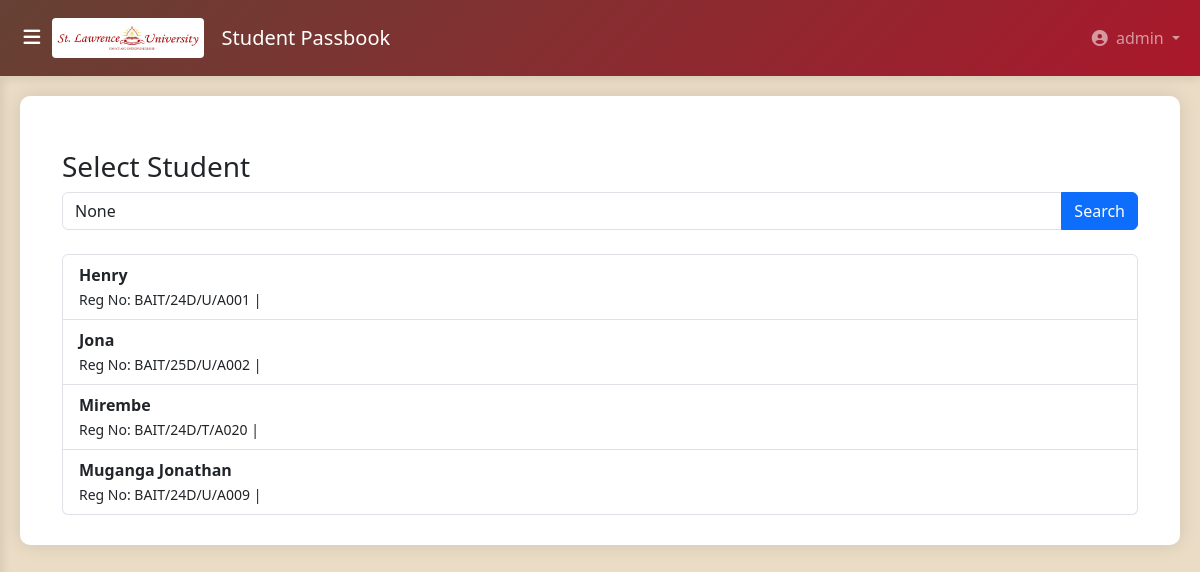
The page /passbook/student-course-works/ (signed in) on the database its author committed.
### accounts/models.py (models this page shows, shortened)
class User(AbstractUser):
    USER_TYPE_CHOICES = (
        ('sysadmin', 'System Administrator'),
        ('student', 'Student'),
        ('dean_of_students', 'Dean of Students'),
        ('finance_director', 'Finance Director'),
        ('academic_registrar', 'Academic Registrar'),
        ('head_of_department', 'Head of Department'),
        ('faculty_dean', 'Faculty Dean'),
        ('medical_officer', 'Medical Officer'),
        ('nche_officer', 'NCHE Officer'),
        ('lecturer', 'Lecturer'),  # Keep if needed
    )
    user_type = models.CharField(max_length=20, choices=USER_TYPE_CHOICES)
    phone_number = models.CharField(max_length=15, unique=True, blank=True, null=True)
    @property
    def is_sysadmin(self):
        return self.user_type == 'sysadmin'
    @property
    def is_student(self):
        return self.user_type == 'student'
    @property
    def is_dean_of_students(self):
        return self.user_type == 'dean_of_students'
    @property
    def is_finance_director(self):
        return self.user_type == 'finance_director'
    @property
    def is_academic_registrar(self):
        return self.user_type == 'academic_registrar'
    @property
    def is_head_of_department(self):
        return self.user_type == 'head_of_department'
    @property
    def is_medical_officer(self):
        return self.user_type == 'medical_officer'
    @property
    def is_nche_officer(self):
        return self.user_type == 'nche_officer'
    groups = models.ManyToManyField(
        'auth.Group',
        related_name="accounts_user_groups",
        blank=True,
    )
    user_permissions = models.ManyToManyField(
        'auth.Permission',
        related_name="accounts_user_permissions",
        blank=True,
    )

### pass_book/models.py (models this page shows, shortened)
class Student(models.Model):
    SESSION_CHOICES = [
        ('D', 'Day'),
        ('E', 'Evening'),
        ('W', 'Weekend'),
    ]
    id = models.UUIDField(primary_key=True, default=uuid.uuid4, editable=False)
    student_photo = models.ImageField(
        upload_to='student_photos/',
        blank=True,
        null=True,
        help_text="Upload a clear face photo of the student"
    )
    parent_guardian_photo = models.ImageField(
        upload_to='parent_photos/',
        blank=True,
        null=True,
        help_text="Upload a clear face photo of the parent or guardian"
    )
    name = models.CharField(max_length=200)
    program = models.ForeignKey(
        'Program',
        on_delete=models.PROTECT,
        related_name='students'
    )
    nationality = models.CharField(max_length=100)
    student_contact = models.CharField(max_length=20)
    parent_guardian_name = models.CharField(max_length=200, blank=True, null=True)
    parent_guardian_contact = models.CharField(max_length=20, blank=True, null=True)
    parent_guardian_signature = models.ImageField(upload_to='parent_signatures/', blank=True, null=True)
    signature = models.ImageField(upload_to='signatures/', blank=True, null=True)
    serial_number = models.CharField(max_length=50, blank=True, null=True)
    admission_year = models.PositiveIntegerField(help_text="Year of admission (e.g., 2024)")
    session = models.CharField(max_length=1, choices=SESSION_CHOICES, help_text="Study session")
    expected_graduation_year = models.IntegerField(blank=True, null=True)
    manual_received = models.BooleanField(default=False)
    manual_received_date = models.DateField(blank=True, null=True)
    registration_number = models.CharField(
        max_length=50,
        unique=True,
        help_text="Manual registration number (e.g., 909/24D/U/A001)"
    )
    program_code = models.CharField(max_length=10, blank=True, help_text="Copied from Program.code")
    student_number = models.CharField(max_length=10, blank=True, help_text="Sequential code like AA01")
    static_access_number = models.CharField(
        max_length=15,
        unique=True,
        blank=True,
        help_text="Format: COURSE-XXXX (e.g., BAGC-AA01)"
    )
    created_at = models.DateTimeField(auto_now_add=True)
    updated_at = models.DateTimeField(auto_now=True)
    user = models.OneToOneField(
        settings.AUTH_USER_MODEL,
        on_delete=models.CASCADE,
        related_name='student_profile',
        null=True,
        blank=True,
        help_text="Linked user account for this student"
    )
    class Meta:
        ordering = ['student_number']

### pass_book/views.py (the view)
# urls.py: path('student-course-works/', views.StudentCourseWorkListView.as_view(), name='student_course_work_list'),
@method_decorator(login_required, name='dispatch')
class StudentCourseWorkListView(View):
    template_name = 'student_registration/student_course_work_list.html'
    def get(self, request):
        query = request.GET.get('q')
        if query:
            students = Student.objects.filter(
                models.Q(name__icontains=query) |
                models.Q(registration_number__icontains=query)
            ).order_by('name')
        else:
            students = Student.objects.all().order_by('name')
        return render(request, self.template_name, {
            'students': students,
            'query': query
        })

### templates/student_registration/student_course_work_list.html (shortened to what this page needs)
{% extends 'student_registration/base.html' %}
{% block content %}
<div class="container mt-4">
  <h3>Select Student</h3>
  <form method="get" class="mb-4">
    <div class="input-group">
      <input type="text" name="q" class="form-control" placeholder="Search by name or registration number..." value="{{ query }}">
      <button class="btn btn-primary" type="submit">Search</button>
    </div>
  </form>
  <div class="list-group">
    {% for student in students %}
      <a href="{% url 'pass_book:access_number_list' student.id %}" class="list-group-item list-group-item-action">
        <strong>{{ student.name }}</strong><br>
        <small>Reg No: {{ student.registration_number }} | {{ student.programme }}</small>
      </a>
    {% empty %}
      <p class="text-muted">No students found.</p>
    {% endfor %}
  </div>
</div>
{% endblock %}

### templates/student_registration/base.html (shortened to what this page needs)
<!DOCTYPE html>
<html lang="en">
<head>
    <link href="https://cdnjs.cloudflare.com/ajax/libs/bootstrap/5.3.0/css/bootstrap.min.css" rel="stylesheet">
    <link href="https://cdnjs.cloudflare.com/ajax/libs/font-awesome/6.5.0/css/all.min.css" rel="stylesheet">
    <link href="https://cdn.jsdelivr.net/npm/bootstrap-icons@1.11.1/font/bootstrap-icons.css" rel="stylesheet">
</head>
<body>
    <nav class="navbar navbar-expand-lg navbar-dark navbar-custom">
        <div class="container-fluid">
            <button id="sidebarToggle" class="d-flex align-items-center justify-content-center">
                <i class="fas fa-bars"></i>
            </button>
           <a class="navbar-brand mx-auto mx-lg-0" href="{% url 'pass_book:dashboard' %}">
                <div class="logo-container">
                    <img alt="SLAU Logo" class="logo">
                    <span class="ms-2">Student Passbook</span>
                </div>
            </a>
            <div class="collapse navbar-collapse" id="navbarNav">
                <ul class="navbar-nav ms-auto">
                    <li class="nav-item dropdown">
                        <a class="nav-link dropdown-toggle" href="#" id="navbarDropdown" role="button" data-bs-toggle="dropdown">
                            <i class="fas fa-user-circle me-1"></i>
                            {{ user.username|default:"User" }}
                        </a>
                    </li>
                </ul>
            </div>
        </div>
    </nav>
    <div class="container-fluid" id="main-content">
        <div class="content-wrapper">
            {% block content %}{% endblock %}
        </div>
    </div>
</body>
</html>

### templates/student_registration/base.html (style rules this page uses)
:root { --primary-color: #654134; --secondary-color: #aa182c; --success-color: #27ae60; --warning-color: #d5ba8c; --danger-color: #be2032; --light-bg: #eadcc5; --white: #ffffff; --sidebar-width: 250px; --navbar-height: 76px; }
body { background-color: var(--light-bg); font-family: 'Segoe UI', Tahoma, Geneva, Verdana, sans-serif; padding-top: var(--navbar-height); overflow-x: hidden; }
.navbar-custom { background: linear-gradient(135deg, var(--primary-color), var(--secondary-color)); box-shadow: 0 2px 10px rgba(0,0,0,0.1); position: fixed; top: 0; left: 0; right: 0; width: 100%; z-index: 1030; height: var(--navbar-height); }
.navbar-brand { display: flex; align-items: center; }
.logo-container { display: flex; align-items: center; }
.logo { height: 40px; width: auto; margin-right: 10px; border-radius: 4px; }
#main-content { margin-left: 0; transition: margin-left 0.3s ease; width: 100%; min-height: calc(100vh - var(--navbar-height)); padding: 0; overflow-x: hidden; }
.content-wrapper { background-color: var(--white); border-radius: 10px; box-shadow: 0 0 20px rgba(0,0,0,0.1); padding: 30px; margin: 20px; max-width: 100%; box-sizing: border-box; }
#sidebarToggle { color: var(--white); border: none; font-size: 1.2rem; background: transparent; cursor: pointer; transition: all 0.3s ease; width: 40px; height: 40px; border-radius: 50%; display: flex; align-items: center; justify-content: center; }
@media (min-width: 1200px) { .content-wrapper { max-width: calc(100vw - 40px); } }
* { box-sizing: border-box; }
html, body { max-width: 100%; overflow-x: hidden; }

### rows shown on the page
User: username "admin"
Student: name "Henry", registration_number "BAIT/24D/U/A001"
Student: name "Jona", registration_number "BAIT/25D/U/A002"
Student: name "Mirembe", registration_number "BAIT/24D/T/A020"
Student: name "Muganga Jonathan", registration_number "BAIT/24D/U/A009"
